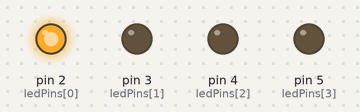
A sketch run on a simulated Arduino Uno, built with avr-gcc and run on an emulated ATmega328P. On the bench: output pins drawn as LEDs (lit = HIGH).

Above: at 0.12 s.
At 1.12 s:
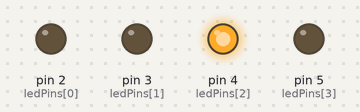
At 1.62 s:
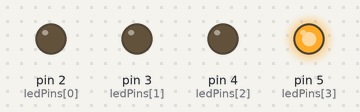
At 2.62 s:
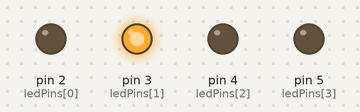
At 4.37 s:
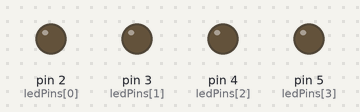
Timing chart, 0 to 4.7 s (numbered marks = the images above):
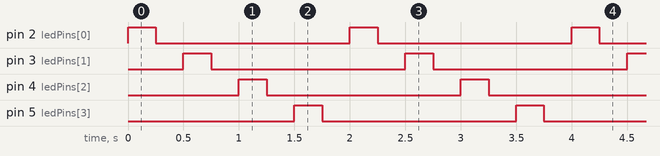

The sketch:

glow_led.ino
```cpp
int ledPins[] = {2, 3, 4, 5};
int delayTime = 250; // this number times 255 is ~how long the led will take to glow all the way
void setup() {
  for (int i=0; i<4; i++) {
    pinMode(ledPins[i], OUTPUT);
  }
}

void loop() {
  for (int i=0; i<4; i++) {
  digitalWrite(ledPins[i], HIGH);
  delay(delayTime);
  digitalWrite(ledPins[i], LOW);
  delay(delayTime);
  }

  Serial.println("");
}
```

Measured:
- by itself, pin 2 (ledPins[0]), pin 3 (ledPins[1]), pin 4 (ledPins[2]), pin 5 (ledPins[3]): alternates HIGH for 0.25 s and LOW for 1.8 s
- by itself, everything shown: repeats every 2.0 s, in 8 steps
